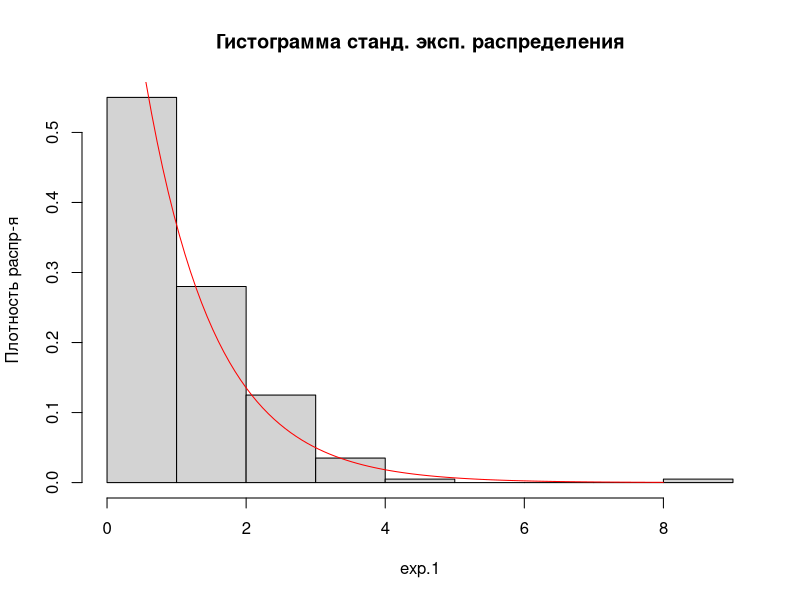
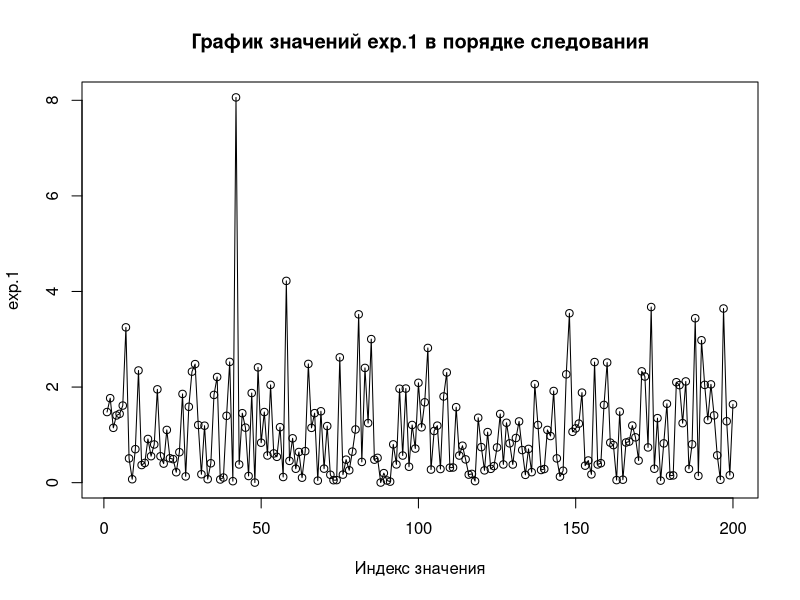
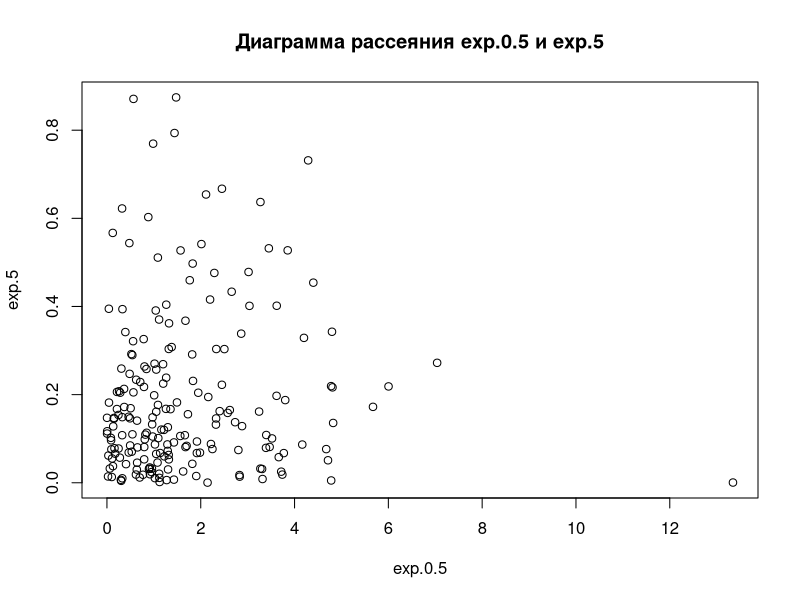
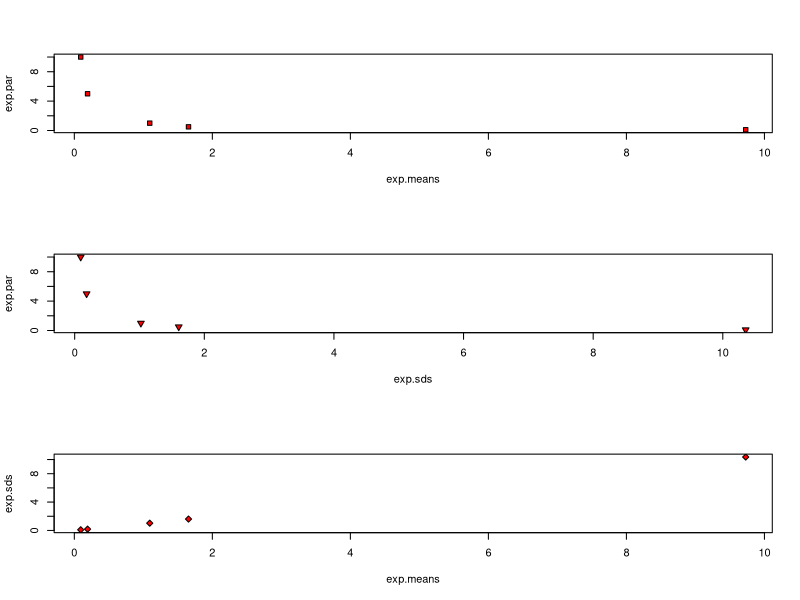
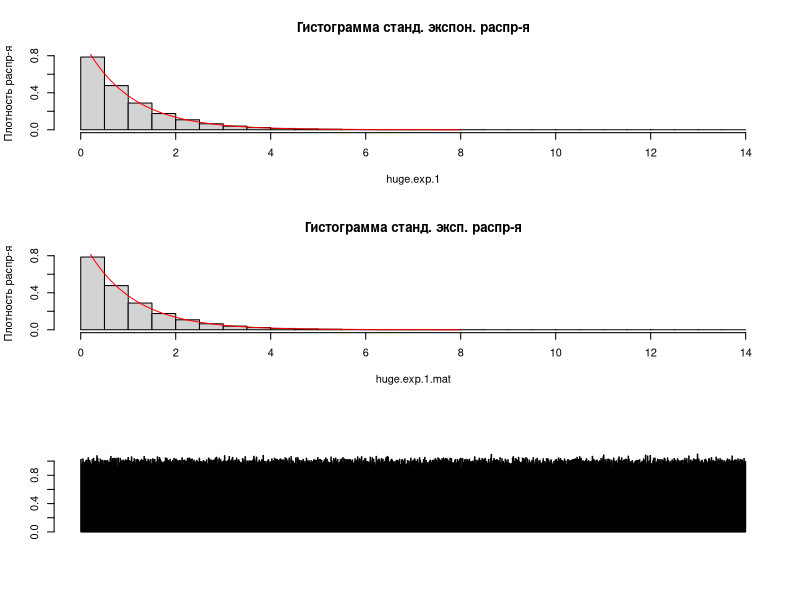
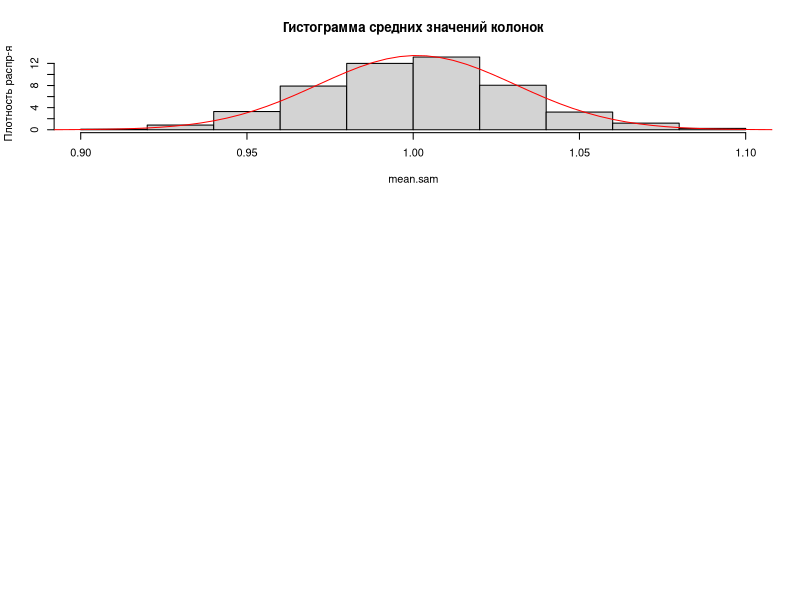

Reproduce these figures in R, in order.
## ---- chunk 1
exp.1 <- rexp(200)
mean.1 <- mean(exp.1) #среднее отклонение
sd.1 <- sd(exp.1) #стандарт.отклонение
## ---- chunk 2
#Для 0.1
exp.0.1 <- rexp(200,0.1)
mean.0.1 <- mean(exp.0.1)
sd.0.1 <- sd(exp.0.1)

#Для 0.5
exp.0.5 <- rexp(200,0.5)
mean.0.5 <- mean(exp.0.5)
sd.0.5 <- sd(exp.0.5)

#Для 5
exp.5 <- rexp(200,5)
mean.5 <- mean(exp.5)
sd.5 <- sd(exp.5)

#Для 10
exp.10 <- rexp(200,10)
mean.10 <- mean(exp.10)
sd.10 <- sd(exp.10)
## ---- chunk 3
hist(exp.1, prob = TRUE, main = "Гистограмма станд. эксп. распределения", ylab="Плотность распр-я")
curve(dexp(x), from = 0, to = 8, add = TRUE, col = "red")
## ---- chunk 4
plot(exp.1, xlab="Индекс значения", main="График значений exp.1 в порядке следования")
lines(exp.1)
## ---- chunk 5
plot(exp.0.5,exp.5,main="Диаграмма рассеяния exp.0.5 и exp.5")
## ---- chunk 6
exp.means <- c(mean.1,mean.0.1,mean.0.5,mean.5,mean.10)
## ---- chunk 7
exp.par <- c(1, 0.1, 0.5, 5, 10)
exp.sds <- c(sd(exp.1), sd(exp.0.1), sd(exp.0.5), sd(exp.5), sd(exp.10))
par(mfrow = c(3, 1))
plot(exp.means, exp.par, bg = "red", pch = 22)
plot(exp.sds, exp.par, bg = "red", pch = 25)
plot(exp.means, exp.sds, bg = "red", pch = 23)

## ---- chunk 8
huge.exp.1 <- rexp(1100000)
huge.exp.1.mean <- mean(huge.exp.1)
huge.exp.1.sd <- sd(huge.exp.1)
## ---- chunk 9
hist(huge.exp.1, prob = TRUE, main = "Гистограмма станд. экспон. распр-я", ylab="Плотность распр-я")
curve(dexp(x), from = 0, to = 8, add = TRUE, col = "red")
## ---- chunk 10
mean.trew.1 <- mean(huge.exp.1>1)

#Проверим
check.trew.1 <- huge.exp.1>1
mean.check <- mean(check.trew.1)
mean.trew.1==mean.check
## ---- chunk 11
huge.exp.1.mat<-matrix(huge.exp.1,nrow=1100,ncol=1000)
hist(huge.exp.1.mat, prob = TRUE, main = "Гистограмма станд. эксп. распр-я", ylab="Плотность распр-я")
curve(dexp(x), from = 0, to = 8, add = TRUE, col = "red")
## ---- chunk 12
mean.huge.mat.1.137 <- colMeans(huge.exp.1.mat)[137]
## ---- chunk 13
mean.sam <- colMeans(huge.exp.1.mat)

#Столбчатая диаграмма
barplot(mean.sam)

#Гистограмма
hist(mean.sam, prob = TRUE, main = "Гистограмма средних значений колонок", ylab="Плотность распр-я")


#Нормальное распределение
mean.norm <- mean(mean.sam)
sd.norm <- sd(mean.sam)
curve(dnorm(x,mean=mean.norm,sd=sd.norm), from = 0.8, to = 1.20, col = "red",add=TRUE)
## ---- chunk 14
huge.exp.1.square <- huge.exp.1 ^ 2
huge.exp.1.square.mean <- mean(huge.exp.1.square)
huge.exp.1.square.sd <- sd(huge.exp.1.square)

print(huge.exp.1.square.mean)
print(huge.exp.1.square.sd)
